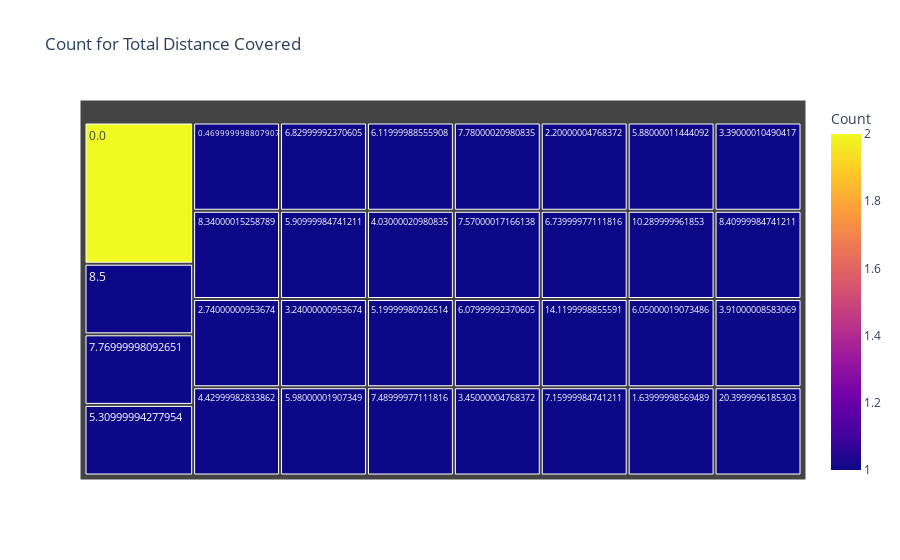

The cell this chart's notebook holds for it:
### Markdown cell above
#### Chart - 4

### Code cell
# Chart - 4 visualization code
plt.style.use('dark_background')

md.columns = md.columns.str.strip()

# Count occurrences of each start station
distance_count = md["TotalDistance"].value_counts().reset_index()
distance_count.columns = ["TotalDistance", "Count"]

# Create the treemap
fig = px.treemap(distance_count, 
                 path=['TotalDistance'], 
                 values='Count', 
                 title="Count for Total Distance Covered",
                 color='Count', 
                 color_discrete_map={'(?)':'lightgrey', 'Lunch':'gold', 'Dinner':'darkblue'})

# Show the plot
fig.show()

### Figure 1 — Plotly figure (JSON) as saved in the notebook; plotly's stock layout.template omitted (floating-point values rounded to 4 significant figures)
{"data": [{"branchvalues": "total", "customdata": [[2.0], [1.0], [1.0], [1.0], [1.0], [1.0], [1.0], [1.0], [1.0], [1.0], [1.0], [1.0], [1.0], [1.0], [1.0], [1.0], [1.0], [1.0], [1.0], [1.0], [1.0], [1.0], [1.0], [1.0], [1.0], [1.0], [1.0], [1.0], [1.0], [1.0], [1.0], [1.0]], "domain": {"x": [0, 1], "y": [0, 1]}, "hovertemplate": "labels=%{label}<br>Count_sum=%{value}<br>parent=%{parent}<br>id=%{id}<br>Count=%{color}<extra></extra>", "ids": ["0.0", "8.5", "7.76999998092651", "5.30999994277954", "0.469999998807907", "8.34000015258789", "2.74000000953674", "4.42999982833862", "6.82999992370605", "5.90999984741211", "3.24000000953674", "5.98000001907349", "6.11999988555908", "4.03000020980835", "5.19999980926514", "7.48999977111816", "7.78000020980835", "2.20000004768372", "5.88000011444092", "3.39000010490417", "7.57000017166138", "6.07999992370605", "3.45000004768372", "6.73999977111816", "10.289999961853", "8.40999984741211", "14.1199998855591", "7.15999984741211", "6.05000019073486", "3.91000008583069", "1.63999998569489", "20.3999996185303"], "labels": ["0.0", "8.5", "7.76999998092651", "5.30999994277954", "0.469999998807907", "8.34000015258789", "2.74000000953674", "4.42999982833862", "6.82999992370605", "5.90999984741211", "3.24000000953674", "5.98000001907349", "6.11999988555908", "4.03000020980835", "5.19999980926514", "7.48999977111816", "7.78000020980835", "2.20000004768372", "5.88000011444092", "3.39000010490417", "7.57000017166138", "6.07999992370605", "3.45000004768372", "6.73999977111816", "10.289999961853", "8.40999984741211", "14.1199998855591", "7.15999984741211", "6.05000019073486", "3.91000008583069", "1.63999998569489", "20.3999996185303"], "marker": {"coloraxis": "coloraxis", "colors": [2.0, 1.0, 1.0, 1.0, 1.0, 1.0, 1.0, 1.0, 1.0, 1.0, 1.0, 1.0, 1.0, 1.0, 1.0, 1.0, 1.0, 1.0, 1.0, 1.0, 1.0, 1.0, 1.0, 1.0, 1.0, 1.0, 1.0, 1.0, 1.0, 1.0, 1.0, 1.0]}, "name": "", "parents": ["", "", "", "", "", "", "", "", "", "", "", "", "", "", "", "", "", "", "", "", "", "", "", "", "", "", "", "", "", "", "", ""], "type": "treemap", "values": [2.0, 1.0, 1.0, 1.0, 1.0, 1.0, 1.0, 1.0, 1.0, 1.0, 1.0, 1.0, 1.0, 1.0, 1.0, 1.0, 1.0, 1.0, 1.0, 1.0, 1.0, 1.0, 1.0, 1.0, 1.0, 1.0, 1.0, 1.0, 1.0, 1.0, 1.0, 1.0]}], "layout": {"coloraxis": {"colorbar": {"title": {"text": "Count"}}, "colorscale": [[0, "#0d0887"], [0.1111, "#46039f"], [0.2222, "#7201a8"], [0.3333, "#9c179e"], [0.4444, "#bd3786"], [0.5556, "#d8576b"], [0.6667, "#ed7953"], [0.7778, "#fb9f3a"], [0.8889, "#fdca26"], [1, "#f0f921"]]}, "legend": {"tracegroupgap": 0}, "title": {"text": "Count for Total Distance Covered"}}}
